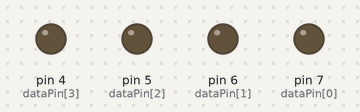
This sketch was run on a simulated Arduino Uno, built with avr-gcc and run on an emulated ATmega328P. On the bench: output pins drawn as LEDs (lit = HIGH).

Above: at 0.5 s.
At 2.5 s:
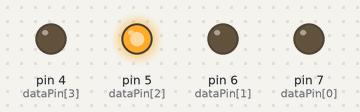
At 3.5 s:
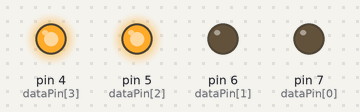
At 5.5 s:
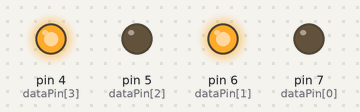
At 8.5 s:
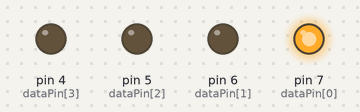
At 11.5 s:
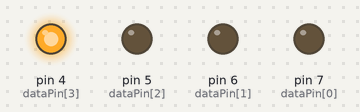
Timing chart, 0 to 13.0 s (numbered marks = the images above):
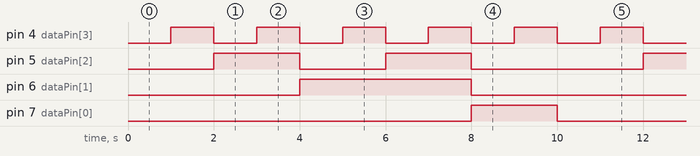

Measured:
- by itself, pin 4 (dataPin[3]): alternates HIGH for 1.0 s and LOW for 1.0 s
- by itself, pin 5 (dataPin[2]): repeats every 10.0 s: LOW 2.0 s, HIGH 2.0 s, LOW 4.0 s, HIGH 2.0 s
- by itself, pin 6 (dataPin[1]): alternates HIGH for 4.0 s and LOW for 6.0 s
- by itself, pin 7 (dataPin[0]): alternates HIGH for 2.0 s and LOW for 8.0 s

The sketch:

FND_cd4511.ino
```cpp
int dataPin[4] ={7, 6, 5, 4};
int digit[10][4] ={
  {0, 0, 0, 0},		// 0
  {0, 0, 0, 1},		// 1
  {0, 0, 1, 0},		// 2
  {0, 0, 1, 1},		// 3
  {0, 1, 0, 0},		// 4
  {0, 1, 0, 1},		// 5
  {0, 1, 1, 0},		// 6
  {0, 1, 1, 1},		// 7
  {1, 0, 0, 0},		// 8
  {1, 0, 0, 1}		// 9
};

void setup(){
  for (int idx = 0; idx < 4; idx++) {
    pinMode(dataPin[idx], OUTPUT);
  }
}

void loop() {
  for(int num = 0; num<10; num++) {
	displayDigit(num);
    delay(1000);
  }
}

void displayDigit(int num) {
  for(int i = 0; i<4;i++){
    digitalWrite(dataPin[i], digit[num][i]);
  }
}
```
